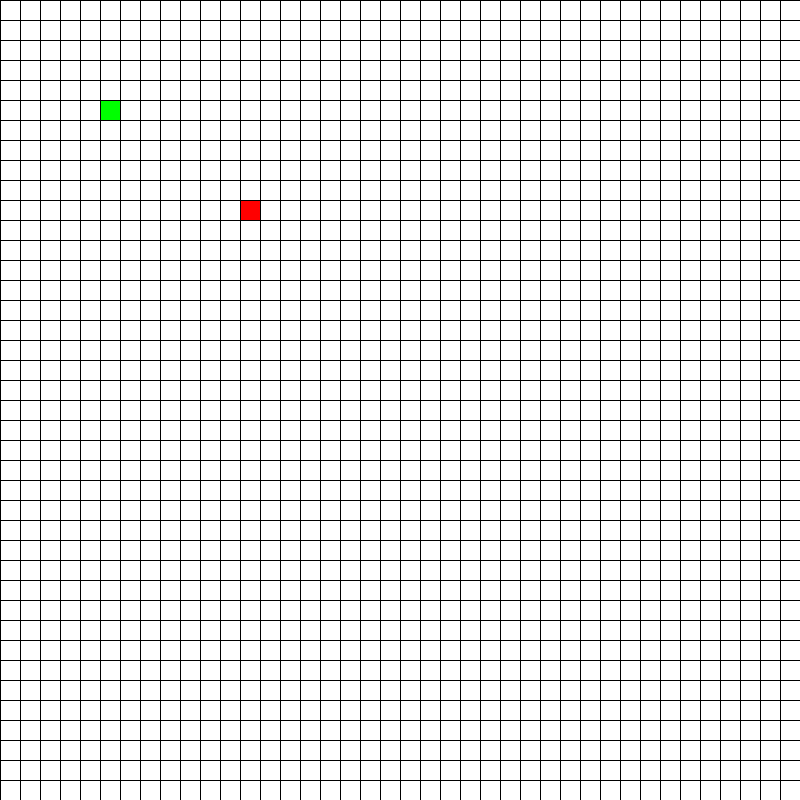
Frame 1 (no input)
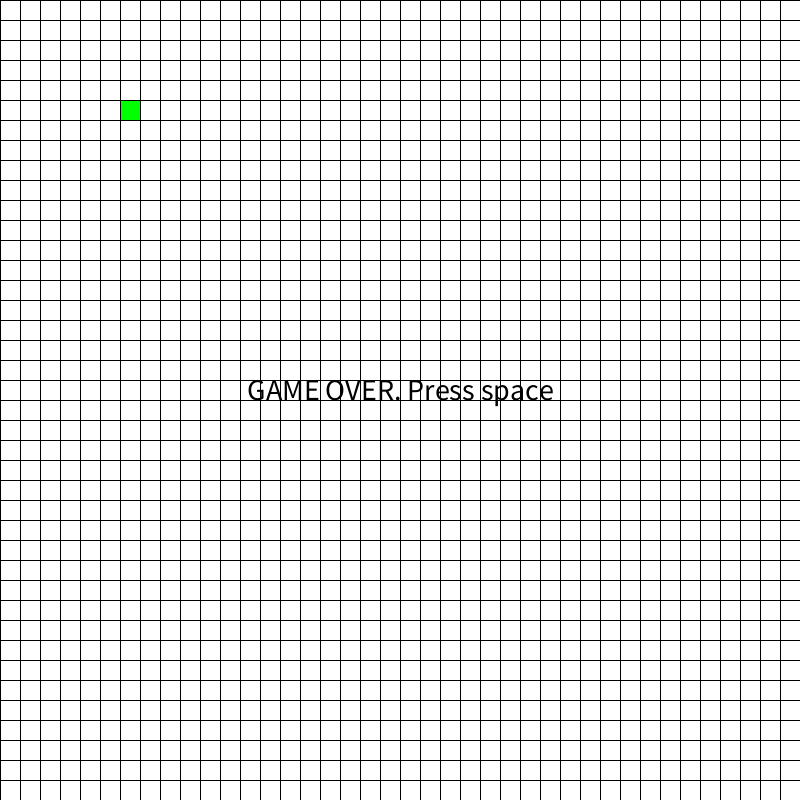
Frame 60 (the mouse pressed at the canvas centre just before this capture)
Frame 120 (the mouse held since frame 60 and released just before this capture): identical to frame 60, image omitted

The Processing sketch that drew these frames (run headless with seeded random() and noise(); from frame 60 on, the mouse is pressed at the canvas centre):

// Processing sketch: SnakeV3
// ── SnakeV3.pde
// Declare variables
ArrayList<Integer> x = new ArrayList<Integer>(), y = new ArrayList<Integer>();
ArrayList<Integer> x2 = new ArrayList<Integer>(), y2 = new ArrayList<Integer>();

int w=40;
int h=40;
int bs=20;
int dir=2;
int dir2=1;
int ax=12;
int ay=10;
int[]dx={0,0,1,-1};
int[]dy={1,-1,0,0};
int ax2=12;
int ay2=10;
int[]dx2={0,0,1,-1};
int[]dy2={1,-1,0,0};
boolean gameover=false;
// Set window size and snake starting position
void setup() 
{ 
  size(800, 800); 
  x.add(5); 
  y.add(5);
  
  x2.add(50);
  y2.add(50);
  
}
// Draw grid
void draw() 
{  
  // Draw grid and background
  background(255);
  for (int i=0;i<w;i++) line(i*bs,0,i*bs,height);
  for(int i=0;i<h;i++)line(0,i*bs,width,i*bs);
  // Set snake colors and shape
  fill(0, 255, 0); 
  for (int i = 0 ; i < x.size(); i++) rect(x.get(i)*bs, y.get(i)*bs, bs, bs);
  fill(0, 0, 255);
  for (int i = 0 ; i < x2.size(); i++) rect(x2.get(i)*bs, y2.get(i)*bs, bs, bs);
  
  if (!gameover) 
  {
    fill(255, 0, 0); 
    rect(ax*bs, ay*bs, bs, bs);
    if (frameCount%5==0) 
    {
      x.add(0, x.get(0) + dx[dir]); y.add(0, y.get(0) + dy[dir]);
      if(x.get(0) < 0 || y.get(0) < 0 || x.get(0) >= w || y.get(0) >= h)
      {
        gameover = true;
      }
      x2.add(0, x2.get(0) + dx2[dir2]); y2.add(0, y2.get(0) + dy2[dir2]);
      if(x2.get(0) < 0 || y2.get(0) < 0 || x2.get(0) >= w || y2.get(0) >= h)
      {
        gameover = true;
      }
      
      for(int i=1;i<x.size();i++){ 
        if(x.get(0) == x.get(i) && y.get(0) == y.get(i)) 
          gameover=true;
      }
      for(int i=1;i<x2.size();i++){ 
        // wall collision loss as player 2
        if(x2.get(0)== x2.get(i) && y2.get(0)==y2.get(i))
        {
          gameOver(2);
        }
          // Wall collision loss as player 1
          for(int j=0;j<x.size();j++){
            if(x2.get(0) == x.get(j) && y2.get(0) ==y.get(j))
            {
              gameOver(1);
            }
          }
      }
      if (x.get(0)==ax && y.get(0)==ay) 
      { 
        ax = (int)random(0, w); ay = (int)random(0, h); // Random position of snake food
      }
      else
      {
          x.remove(x.size()-1); y.remove(y.size()-1); 
      }
      if (x2.get(0)==ax && y2.get(0)==ay) 
      { 
        ax = (int)random(0, w); ay = (int)random(0, h); // Random position of snake food
      }
      else 
      {
        x2.remove(x2.size()-1); y2.remove(y2.size()-1); 
      }
    }
  }
  else 
  {
    fill(0); 
    textSize(30); 
    textAlign(CENTER); 
    text("GAME OVER. Press space",width/2,height/2);
    if(keyPressed&&key==' ') 
    { 
      x.clear(); 
      y.clear(); 
      x.add(5);  
      y.add(5);
      x2.clear();
      y2.clear();
      x2.add(10);
      y2.add(10);
      gameover = false;
    }
  }
}

void gameOver(int playerNum)
{
  if(playerNum == 1)
  {
    fill(0); 
    textSize(30); 
    textAlign(CENTER);
    text("Player 1... you kinda suck...", width/2, height/2);
  }
  if(playerNum == 2)
  {
    text("Player 2... you kinda suck...", width/2, height/2);
  }
}
void keyPressed()
{
  int nd1=key=='s'? 0:(key=='w'?1:(key=='d'?2:(key=='a'?3:-1)));
  if (nd1!=-1&&(x.size()<=1||!(x.get(1)==x.get(0)+dx[nd1]&&y.get(1)==y.get(0)+dy[nd1]))) dir=nd1;
  int nd2=key=='k'? 0:(key=='i'?1:(key=='l'?2:(key=='j'?3:-1)));
  if (nd2!=-1&&(x2.size()<=1||!(x2.get(1)==x2.get(0)+dx2[nd2]&&y2.get(1)==y2.get(0)+dy2[nd2]))) dir2=nd2;
}
